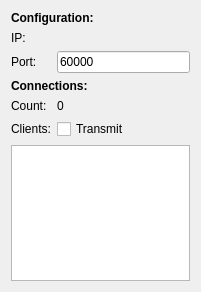
<?xml version="1.0" encoding="UTF-8"?>
<ui version="4.0">
 <class>page_tcpserver</class>
 <widget class="QWidget" name="page_tcpserver">
  <property name="geometry">
   <rect>
    <x>0</x>
    <y>0</y>
    <width>201</width>
    <height>292</height>
   </rect>
  </property>
  <property name="windowTitle">
   <string>Form</string>
  </property>
  <layout class="QFormLayout" name="formLayout">
   <item row="0" column="0" colspan="2">
    <widget class="QLabel" name="label_5">
     <property name="font">
      <font>
       <weight>75</weight>
       <bold>true</bold>
      </font>
     </property>
     <property name="text">
      <string>Configuration:</string>
     </property>
    </widget>
   </item>
   <item row="1" column="0">
    <widget class="QLabel" name="label_1">
     <property name="text">
      <string>IP:</string>
     </property>
    </widget>
   </item>
   <item row="1" column="1">
    <widget class="QLabel" name="label_local_ip">
     <property name="text">
      <string/>
     </property>
    </widget>
   </item>
   <item row="2" column="0">
    <widget class="QLabel" name="label_2">
     <property name="text">
      <string>Port:</string>
     </property>
    </widget>
   </item>
   <item row="2" column="1">
    <widget class="QLineEdit" name="input_port">
     <property name="text">
      <string>60000</string>
     </property>
    </widget>
   </item>
   <item row="3" column="0" colspan="2">
    <widget class="QLabel" name="label_4">
     <property name="font">
      <font>
       <weight>75</weight>
       <italic>false</italic>
       <bold>true</bold>
      </font>
     </property>
     <property name="text">
      <string>Connections:</string>
     </property>
    </widget>
   </item>
   <item row="5" column="0">
    <widget class="QLabel" name="label_3">
     <property name="text">
      <string>Count:</string>
     </property>
    </widget>
   </item>
   <item row="6" column="0">
    <widget class="QLabel" name="label_6">
     <property name="text">
      <string>Clients:</string>
     </property>
    </widget>
   </item>
   <item row="6" column="1">
    <widget class="QCheckBox" name="chk_transmit">
     <property name="text">
      <string>Transmit</string>
     </property>
    </widget>
   </item>
   <item row="7" column="0" colspan="2">
    <widget class="QListWidget" name="list_clients"/>
   </item>
   <item row="5" column="1">
    <widget class="QLabel" name="label_count">
     <property name="text">
      <string>0</string>
     </property>
    </widget>
   </item>
  </layout>
 </widget>
 <resources/>
 <connections/>
</ui>
